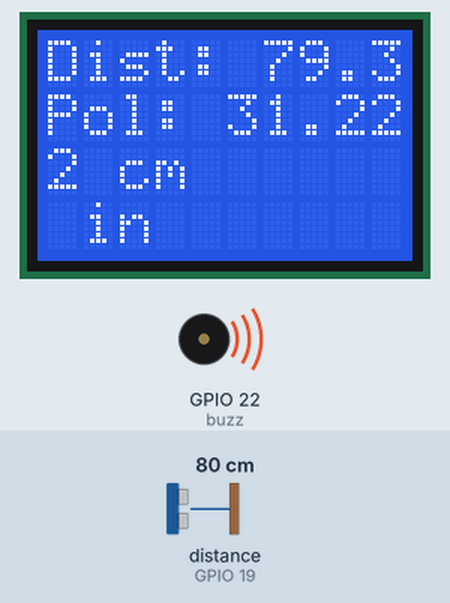
Simulated run of this sketch. Board: ESP32. On the bench: 10×4 character LCD, buzzer (waves = sounding). Wiring (inferred from the names in the program): ultrasonic range finder: trigger GPIO 18; echo GPIO 19. The inputs (shaded band) are chosen by the test bench; at power-on: distance to the obstacle (sensor on GPIO 19) 80 cm. The echo pulse lasts 58.3 µs per cm.

Above: at 1.7 s.
1.8 s: distance to the obstacle (sensor on GPIO 19) set to 95 cm
At 3.4 s:
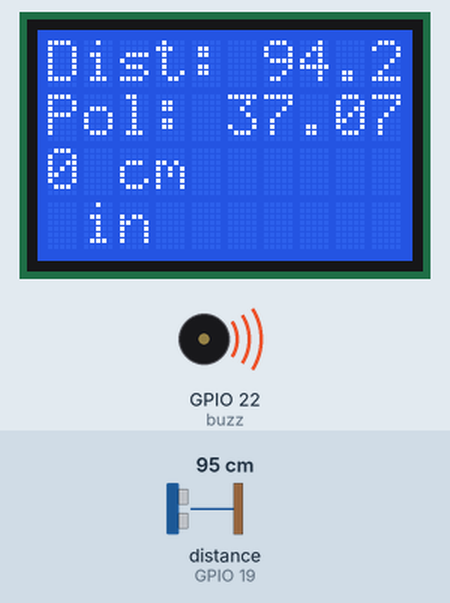
3.7 s: distance to the obstacle (sensor on GPIO 19) set to 106 cm
At 5.1 s:
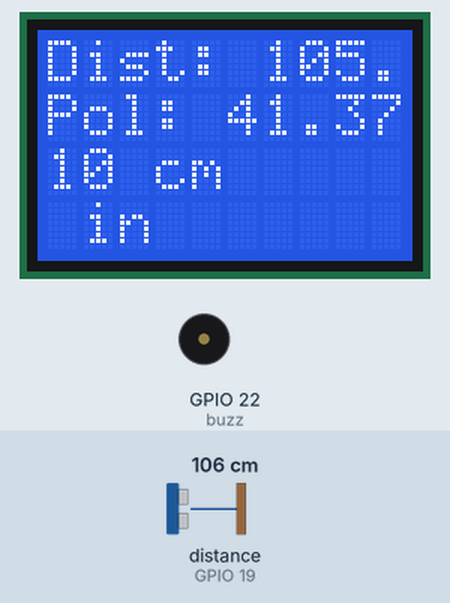
5.4 s: distance to the obstacle (sensor on GPIO 19) set to 2 cm
At 7.1 s:
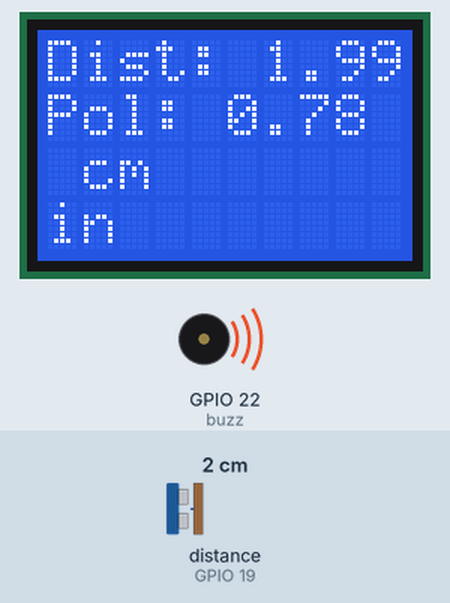
Timing chart, 0 to 8.6 s (numbered marks = the images above; inputs shaded):
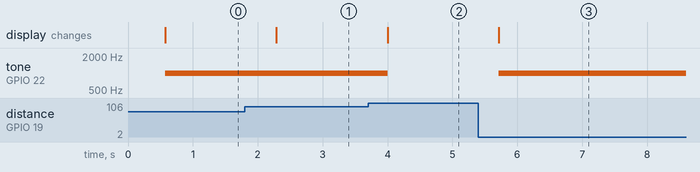

Measured:
- the behaviour switches between 100 and 101 cm on distance to the obstacle (sensor on GPIO 19) (found by bisection; images 1 and 2)
- after the input at 1.8 s, the display: changes after 0.48 s (image 1)
- after the input at 3.7 s, tone on GPIO 22 (buzz): 1000 Hz → silent after 0.30 s; the display: changes after 0.30 s (image 2)
- after the input at 5.4 s, tone on GPIO 22 (buzz): silent → 1000 Hz after 0.31 s; the display: changes after 0.31 s (image 3)

The sketch:

Distance-sensor-with-alarm.ino
```cpp
#include <Arduino.h>
#include <LiquidCrystal.h> // Biblioteca para o display LCD

// Pinagem
const int buzz = 22;
const int triggerPin = 18; // Pino TRIG do sensor ultrassônico
const int echoPin = 19;    // Pino ECHO do sensor ultrassônico

// Variáveis
long tempo;            // Para armazenar o tempo de ida e volta do sinal em microssegundos
float distancia_cm;    // Para armazenar a distância em centímetros
float distancia_in;    // Para armazenar a distância em polegadas

// Inicialização do display LCD
LiquidCrystal lcd(13, 12, 14, 27, 26, 25);

void setup() {
  pinMode(triggerPin, OUTPUT); // Configura pino TRIG como saída
  pinMode(buzz, OUTPUT);       // Configura pino do buzzer como saída

  // Deixa pino TRIG em LOW
  digitalWrite(triggerPin, LOW);
  delay(500);

  pinMode(echoPin, INPUT); // Configura pino ECHO como entrada
}

void loop() {
  // Disparar pulso ultrassônico
  digitalWrite(triggerPin, HIGH);
  delayMicroseconds(10);
  digitalWrite(triggerPin, LOW);

  // Medir tempo de ida e volta do pulso ultrassônico
  tempo = pulseIn(echoPin, HIGH);

  // Calcular as distâncias em centímetros e polegadas
  distancia_cm = tempo / 29.4 / 2;
  distancia_in = tempo / 74.7 / 2;

  // Apresentar resultados no display LCD
   lcd.begin(10, 4);
  lcd.setCursor(0, 0);
  lcd.print("Dist: ");
  lcd.print(distancia_cm);
  lcd.print(" cm");
  lcd.setCursor(0, 1);
  lcd.print("Pol: ");
  lcd.print(distancia_in);
  lcd.print(" in");

  // Verificar se a distância é menor ou igual a 100cm
  if (distancia_cm <= 100) {
    // Tocar o buzzer
    tone(buzz, 1000); // Frequência de 1000 Hz
  } else {
    // Desligar o buzzer
    noTone(buzz);
  }

  // Aguardar um pouco antes de começar tudo de novo
  delay(500);
}
```
